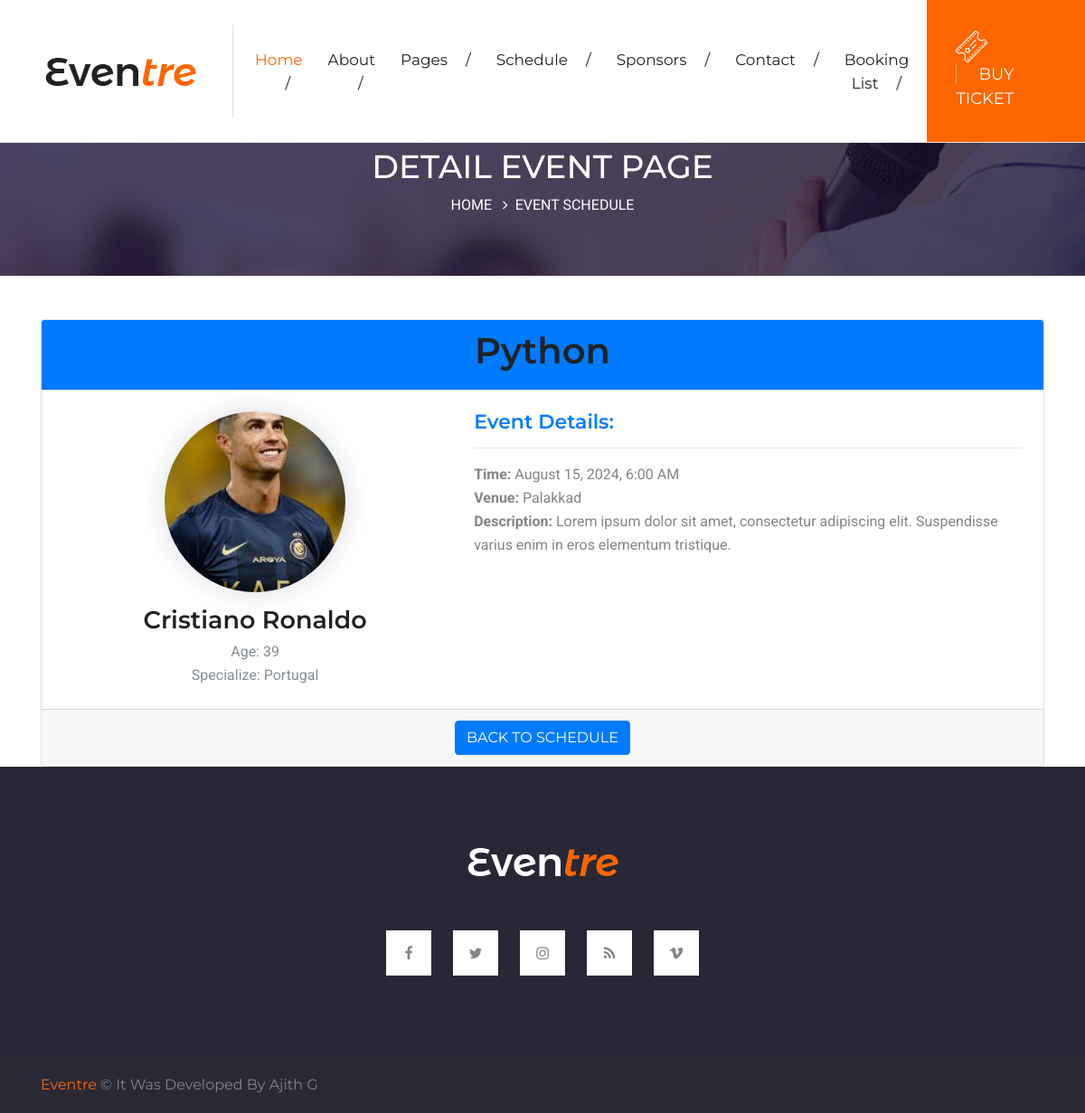
The page /event/1/ on the database its author committed.
### eventapp/models.py (models this page shows, shortened)
class Event(models.Model):
    time = models.DateTimeField()
    speaker = models.ForeignKey(Speaker, on_delete=models.CASCADE)
    subject = models.CharField(max_length=200)
    venue = models.CharField(max_length=200)

class Speaker(models.Model):
    name = models.CharField(max_length=100)
    age = models.PositiveIntegerField()
    specialize = models.CharField(max_length=100)
    image = models.ImageField(upload_to='speakers/')

### eventapp/views.py (the view)
# urls.py: path('event/<int:pk>/',views.event_detail, name='event_detail'),
def event_detail(request, pk):
    event = get_object_or_404(Event, pk=pk)
    return render(request, 'event_detail.html', {'event': event})

### templates/event_detail.html (shortened to what this page needs)
{% extends 'index.html' %}
{% load static %}
{% block content %}
<section class="page-title bg-title overlay-dark">
    <div class="container">
        <div class="row">
            <div class="col-12 text-center">
                <div class="title">
                    <h3>Detail Event Page</h3>
                </div>
                <ol class="breadcrumb p-0 m-0">
                    <li class="breadcrumb-item"><a href="{% url 'index' %}">Home</a></li>
                    <li class="breadcrumb-item active">Event Schedule</li>
                </ol>
            </div>
        </div>
    </div>
</section>
<div class="container mt-5">
    <div class="card shadow-lg">
        <div class="card-header bg-primary text-white text-center">
            <h2>{{ event.subject }}</h2>
        </div>
        <div class="card-body p-4">
            <div class="row">
                <div class="col-md-5">
                    <div class="text-center mb-3">
                        <img src="{{ event.speaker.image.url }}" alt="{{ event.speaker.name }}" class="img-fluid rounded-circle shadow" style="width: 200px; height: 200px; object-fit: cover;">
                    </div>
                    <div class="text-center">
                        <h4>{{ event.speaker.name }}</h4>
                        <p class="text-muted">Age: {{ event.speaker.age }}</p>
                        <p class="text-muted">Specialize: {{ event.speaker.specialize }}</p>
                    </div>
                </div>
                <div class="col-md-7">
                    <h5 class="text-primary">Event Details:</h5>
                    <hr>
                    <p><strong>Time:</strong> {{ event.time|date:"F j, Y, g:i A" }}</p>
                    <p><strong>Venue:</strong> {{ event.venue }}</p>
                    <p><strong>Description:</strong> Lorem ipsum dolor sit amet, consectetur adipiscing elit. Suspendisse varius enim in eros elementum tristique.</p>
                </div>
            </div>
        </div>
        <div class="card-footer text-center">
            <a href="{% url 'event_list' %}" class="btn btn-primary">Back to Schedule</a>
        </div>
    </div>
</div>
{% endblock %}

### static/css/style.css (style rules this page uses)
html { font-size: 16px; }
body { font-family: "Roboto", sans-serif; -webkit-font-smoothing: antialiased; }
h1, h2, h3, h4, h5, h6 { font-family: "Montserrat", sans-serif; color: #222222; font-weight: 600; }
h2 { font-size: 2.5rem; }
h3 { font-size: 2.25rem; }
h4 { font-size: 1.6875rem; }
h5 { font-size: 1.375rem; }
p, a, li, blockquote, label { font-size: 1rem; line-height: 26px; color: #848484; margin-bottom: 0; }
.shadow, .speakers.white .speaker-item:hover, .schedule.two .schedule-contents, .sponsors .block .image-block:hover, ul.pagination li a:hover, ul.pagination li a:focus, ul.pagination .active a, .news-hr .news-post-hr:hover, .testimonial .testimonial-item .comment:hover { box-shadow: 0px 0px 30px 0px rgba(11, 29, 66, 0.15); }
.overlay-dark:before { content: ''; background: -webkit-linear-gradient(-45deg, #1e5799 0%, #1d1546 0%, #1a0b25 100%, #207cca 100%); opacity: .75; position: absolute; top: 0; left: 0; right: 0; bottom: 0; }
a { transition: 0.2s ease; }
.bg-title { background: url(../images/background/page-title-bg.jpg) no-repeat; background-size: cover; background-position: center center; }
.page-title { text-align: center; }
.btn { text-transform: uppercase; font-family: "Montserrat", sans-serif; transition: all .3s ease; }
.page-title { position: relative; padding: 165px 0 65px; }
.page-title h3, .page-title li, .page-title a { color: #fff; }
.page-title .title h3 { font-weight: 500; text-transform: uppercase; }
.page-title .breadcrumb { background: transparent; }
.page-title .breadcrumb .breadcrumb-item { float: none; display: inline-block; text-transform: uppercase; }
.page-title .breadcrumb .breadcrumb-item.active { color: #fff; }
.page-title .breadcrumb .breadcrumb-item + .breadcrumb-item::before { content: "\f105"; font-family: FontAwesome; color: #fff; }

### rows shown on the page
Event: subject "Python", speaker.image (picture), speaker.name "Cristiano Ronaldo", speaker.age "39", speaker.specialize "Portugal", time "August 15, 2024, 6:00 AM", venue "Palakkad"
